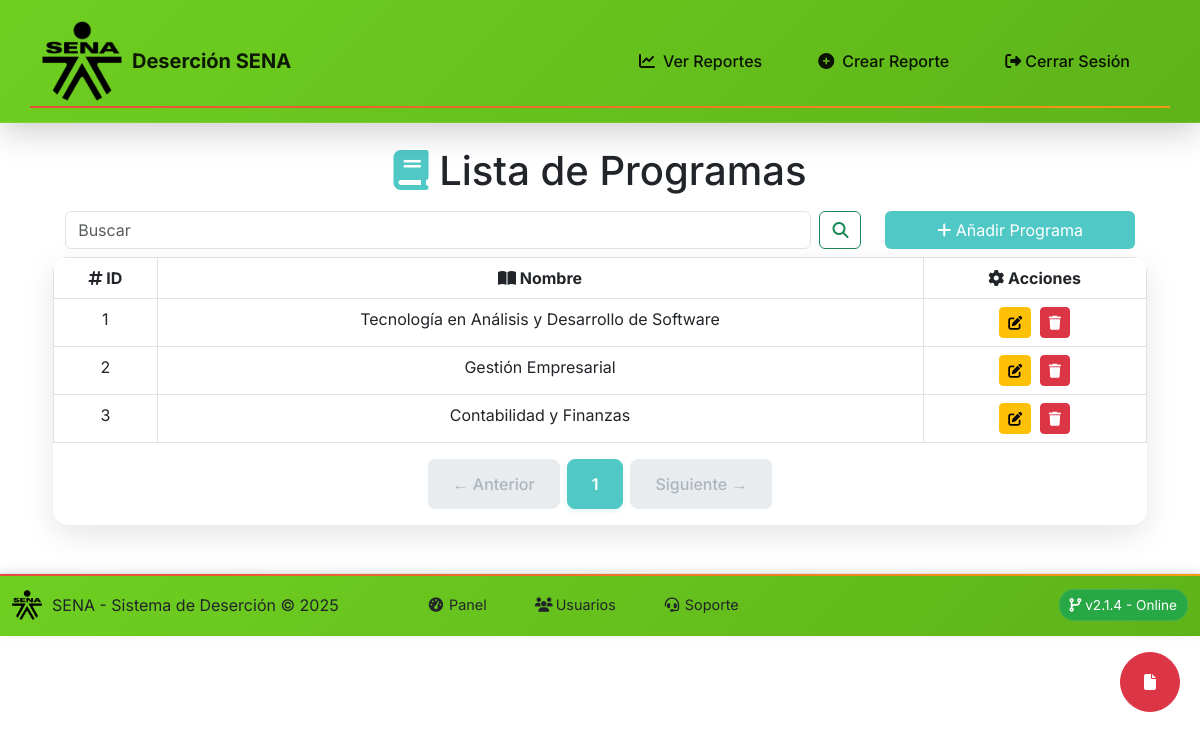
Screenshot of /views/programa.php (signed in) with the database file from the repository.
### tables this page shows
CREATE TABLE `programa` (
  `idprograma` int(11) NOT NULL,
  `nombreprograma` varchar(100) DEFAULT NULL
);

### controller/Programa/Listar_Programa.php (called while the page is built)
<?php
require '../config.php';
$limite = 10;
$pagina = isset($_GET['pagina']) ? (int)$_GET['pagina'] : 1;
function listarProgramas($pagina, $limite) {
    global $pdo;
    $busqueda = isset($_GET['busqueda']) ? $_GET['busqueda'] : '';
    $offset = ($pagina - 1) * $limite;
    try {
        if ($busqueda !== '') {
            $stmt = $pdo->prepare("SELECT * FROM programa
                    WHERE idprograma LIKE :busqueda
                       OR nombreprograma LIKE :busqueda
                    LIMIT $offset, $limite");
            $stmt->execute([':busqueda' => '%' . $busqueda . '%']);
        } else {
            $stmt = $pdo->prepare("SELECT * FROM programa
                    LIMIT $offset, $limite");
            $stmt->execute();
        }
        return $stmt->fetchAll(PDO::FETCH_ASSOC);
    } catch (Exception $e) {
        error_log('Error en listarProgramas: ' . $e->getMessage());
        return [];
    }
}
?>

### views/programa.php (the view, shortened to what this page needs)
<?php
include 'header.php';
include '../controller/Programa/Modals.php';
include '../controller/Programa/Listar_Programa.php';
$programas = listarProgramas($pagina, $limite);
?>
<!DOCTYPE html>
<html lang="es">
<head>
</head>
<body>
    <div class="container mt-4">
        <div class="mb-2 mt-4 mrb-4 d-flex justify-content-center">
            <h1><i class="fa-solid fa-book" style="color: #50c8c6"></i> Lista de Programas</h1>
        </div>
        <div class="row mb-2" style="max-width: 98%; margin:auto;">
            <?php include 'funciones/busquedas.php'; ?>
            <div class="col-md-3 col-12 d-flex justify-content-md-end justify-content-center">
                <button type="button" class="btn w-100" style="background-color: #50c8c6; color: #fff;" data-bs-toggle="modal" data-bs-target="#addProgramaModal">
                    <i class="fa-solid fa-plus"></i> Añadir Programa
                </button>
            </div>
        </div>
        <div class="table-container" style="max-width: 98%; margin:auto;">
            <div class="table-responsive">
                <table class="table table-bordered mb-0">
                    <thead>
                        <tr>
                            <th class='text-center w-20'><i class="fa-solid fa-hashtag"></i> ID</th>
                            <th class='text-center w-20'><i class="fa-solid fa-book-open"></i> Nombre</th>
                            <th class='text-center w-20'><i class="fa-solid fa-cog"></i> Acciones</th>
                        </tr>
                    </thead>
                    <tbody>
                        <?php
                        foreach ($programas as $programa): ?>
                        <tr>
                            <td class='text-center'><?php echo $programa['idprograma']; ?></td>
                            <td class='text-center'><?php echo $programa['nombreprograma']; ?></td>
                            <td class='text-center'>
                                <button class="btn btn-warning btn-sm me-1" data-bs-toggle="modal" data-bs-target="#editProgramaModal" onclick="CargarDatos(<?php echo $programa['idprograma']; ?>, '<?php echo htmlspecialchars($programa['nombreprograma']); ?>')">
                                    <i class="fas fa-edit"></i>
                                </button>
                                <a href="../controller/Programa/Eliminar_Programa.php?id=<?php echo $programa['idprograma']; ?>" class="btn btn-danger btn-sm" onclick="return confirm('¿Seguro que deseas eliminar este programa?')">
                                    <i class="fas fa-trash"></i>
                                </a>
                            </td>
                        </tr>
                        <?php endforeach; ?>
                    </tbody>
                </table>
                <?php include 'funciones/paginacion.php'; ?>
            </div>
        </div>
    </div>
    <div class="floating-button mb-5" style="position: fixed; bottom: 40px; right: 20px;">
        <button class="btn btn-danger rounded-circle" style="width: 60px; height: 60px;" onclick="document.getElementById('export-options').style.display = document.getElementById('export-options').style.display === 'block' ? 'none' : 'block';" title="Exportar Reporte Programas">
            <i class="fa-solid fa-file"></i>
        </button>
    </div>
</body>
</html>
<?php include 'footer.php'; ?>

### assets/css/style.css (style rules this page uses)
body { font-family: 'Inter', sans-serif; margin: 0; padding: 0; }
.table-container { background: white; border-radius: 15px; box-shadow: 0 10px 30px rgba(0, 0, 0, 0.1); overflow: hidden; }

### rows the page displays
programa: idprograma "1", nombreprograma "Tecnología en Análisis y Desarrollo de Software"
programa: idprograma "2", nombreprograma "Gestión Empresarial"
programa: idprograma "3", nombreprograma "Contabilidad y Finanzas"

### other values shown
$pagina "1"
